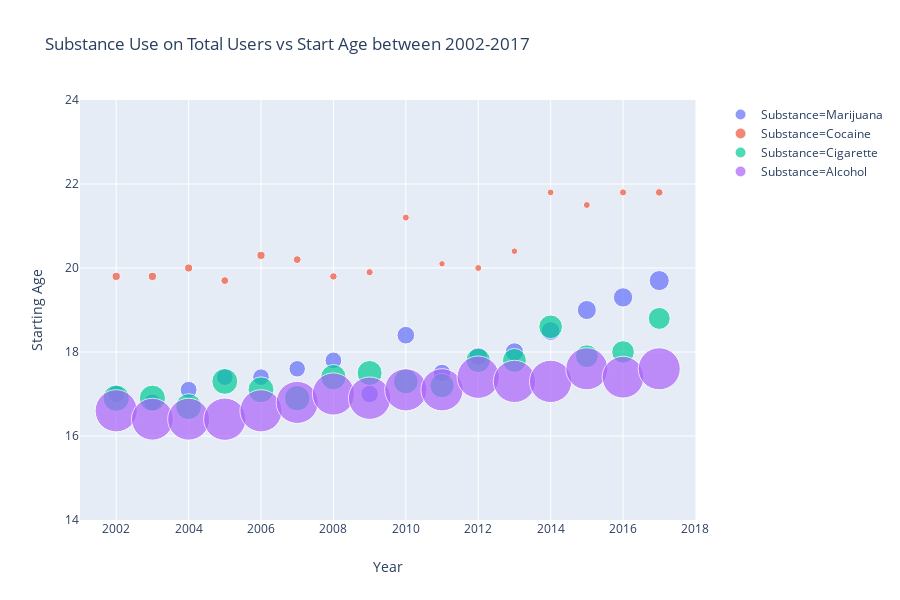

Here is the notebook cell this chart was saved with:
### Code cell
px.scatter(df, x="Year", y="StartAge", 
           size="TotalUsers", color="Substance", hover_name="Substance",labels={"StartAge":'Starting Age',"TotalUsers":'% Substance Users'},
           log_x=False, size_max=30, range_x=[2001,2018], range_y=[14, 24],title='Substance Use on Total Users vs Start Age between 2002-2017',)

### Figure 1 — Plotly figure (JSON) as saved in the notebook; plotly's stock layout.template omitted (floating-point values rounded to 4 significant figures)
{"data": [{"hoverlabel": {"namelength": 0}, "hovertemplate": "<b>%{hovertext}</b><br><br>Substance=Marijuana<br>Year=%{x}<br>Starting Age=%{y}<br>% Substance Users=%{marker.size}", "hovertext": ["Marijuana", "Marijuana", "Marijuana", "Marijuana", "Marijuana", "Marijuana", "Marijuana", "Marijuana", "Marijuana", "Marijuana", "Marijuana", "Marijuana", "Marijuana", "Marijuana", "Marijuana", "Marijuana"], "legendgroup": "Substance=Marijuana", "marker": {"color": "#636efa", "size": [11, 10.6, 10.6, 10.4, 10.3, 10.1, 10.4, 11.4, 11.6, 11.5, 12.1, 12.6, 13.2, 13.5, 13.9, 15], "sizemode": "area", "sizeref": 0.07422, "symbol": "circle"}, "mode": "markers", "name": "Substance=Marijuana", "showlegend": true, "type": "scatter", "x": [2002, 2003, 2004, 2005, 2006, 2007, 2008, 2009, 2010, 2011, 2012, 2013, 2014, 2015, 2016, 2017], "xaxis": "x", "y": [17, 16.8, 17.1, 17.4, 17.4, 17.6, 17.8, 17, 18.4, 17.5, 17.9, 18, 18.5, 19, 19.3, 19.7], "yaxis": "y"}, {"hoverlabel": {"namelength": 0}, "hovertemplate": "<b>%{hovertext}</b><br><br>Substance=Cocaine<br>Year=%{x}<br>Starting Age=%{y}<br>% Substance Users=%{marker.size}", "hovertext": ["Cocaine", "Cocaine", "Cocaine", "Cocaine", "Cocaine", "Cocaine", "Cocaine", "Cocaine", "Cocaine", "Cocaine", "Cocaine", "Cocaine", "Cocaine", "Cocaine", "Cocaine", "Cocaine"], "legendgroup": "Substance=Cocaine", "marker": {"color": "#EF553B", "size": [2.5, 2.5, 2.4, 2.3, 2.5, 2.3, 2.1, 1.9, 1.8, 1.5, 1.8, 1.6, 1.7, 1.8, 1.9, 2.2], "sizemode": "area", "sizeref": 0.07422, "symbol": "circle"}, "mode": "markers", "name": "Substance=Cocaine", "showlegend": true, "type": "scatter", "x": [2002, 2003, 2004, 2005, 2006, 2007, 2008, 2009, 2010, 2011, 2012, 2013, 2014, 2015, 2016, 2017], "xaxis": "x", "y": [19.8, 19.8, 20, 19.7, 20.3, 20.2, 19.8, 19.9, 21.2, 20.1, 20, 20.4, 21.8, 21.5, 21.8, 21.8], "yaxis": "y"}, {"hoverlabel": {"namelength": 0}, "hovertemplate": "<b>%{hovertext}</b><br><br>Substance=Cigarette<br>Year=%{x}<br>Starting Age=%{y}<br>% Substance Users=%{marker.size}", "hovertext": ["Cigarette", "Cigarette", "Cigarette", "Cigarette", "Cigarette", "Cigarette", "Cigarette", "Cigarette", "Cigarette", "Cigarette", "Cigarette", "Cigarette", "Cigarette", "Cigarette", "Cigarette", "Cigarette"], "legendgroup": "Substance=Cigarette", "marker": {"color": "#00cc96", "size": [26, 25.4, 24.9, 24.9, 25, 24.3, 24, 23.3, 23, 22.1, 22.1, 21.3, 20.8, 19.4, 19.1, 17.9], "sizemode": "area", "sizeref": 0.07422, "symbol": "circle"}, "mode": "markers", "name": "Substance=Cigarette", "showlegend": true, "type": "scatter", "x": [2002, 2003, 2004, 2005, 2006, 2007, 2008, 2009, 2010, 2011, 2012, 2013, 2014, 2015, 2016, 2017], "xaxis": "x", "y": [16.9, 16.9, 16.7, 17.3, 17.1, 16.9, 17.4, 17.5, 17.3, 17.2, 17.8, 17.8, 18.6, 17.9, 18, 18.8], "yaxis": "y"}, {"hoverlabel": {"namelength": 0}, "hovertemplate": "<b>%{hovertext}</b><br><br>Substance=Alcohol<br>Year=%{x}<br>Starting Age=%{y}<br>% Substance Users=%{marker.size}", "hovertext": ["Alcohol", "Alcohol", "Alcohol", "Alcohol", "Alcohol", "Alcohol", "Alcohol", "Alcohol", "Alcohol", "Alcohol", "Alcohol", "Alcohol", "Alcohol", "Alcohol", "Alcohol", "Alcohol"], "legendgroup": "Substance=Alcohol", "marker": {"color": "#ab63fa", "size": [66.1, 65, 65.1, 66.5, 66, 65.8, 66, 66.8, 66.4, 66.2, 66.7, 66.3, 66.6, 65.7, 64.8, 65.7], "sizemode": "area", "sizeref": 0.07422, "symbol": "circle"}, "mode": "markers", "name": "Substance=Alcohol", "showlegend": true, "type": "scatter", "x": [2002, 2003, 2004, 2005, 2006, 2007, 2008, 2009, 2010, 2011, 2012, 2013, 2014, 2015, 2016, 2017], "xaxis": "x", "y": [16.6, 16.4, 16.4, 16.4, 16.6, 16.8, 17, 16.9, 17.1, 17.1, 17.4, 17.3, 17.3, 17.6, 17.4, 17.6], "yaxis": "y"}], "layout": {"height": 600, "legend": {"itemsizing": "constant", "tracegroupgap": 0}, "title": {"text": "Substance Use on Total Users vs Start Age between 2002-2017"}, "xaxis": {"anchor": "y", "domain": [0, 0.98], "range": [2001, 2018], "title": {"text": "Year"}}, "yaxis": {"anchor": "x", "domain": [0, 1], "range": [14, 24], "title": {"text": "Starting Age"}}}}
